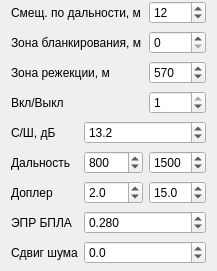
     <widget class="QWidget" name="layoutWidget_3">
      <property name="geometry">
       <rect>
        <x>250</x>
        <y>100</y>
        <width>201</width>
        <height>271</height>
       </rect>
      </property>
      <layout class="QGridLayout" name="gridLayout_ViewMode">
       <property name="topMargin">
        <number>0</number>
       </property>
       <property name="bottomMargin">
        <number>3</number>
       </property>
       <item row="5" column="2">
        <widget class="QSpinBox" name="spinBox_maxDist">
         <property name="font">
          <font>
           <pointsize>9</pointsize>
          </font>
         </property>
         <property name="maximum">
          <number>9999</number>
         </property>
         <property name="singleStep">
          <number>50</number>
         </property>
         <property name="value">
          <number>1500</number>
         </property>
        </widget>
       </item>
       <item row="7" column="0">
        <widget class="QLabel" name="label_24">
         <property name="font">
          <font>
           <pointsize>9</pointsize>
          </font>
         </property>
         <property name="toolTip">
          <string/>
         </property>
         <property name="whatsThis">
          <string>&lt;html&gt;&lt;head/&gt;&lt;body&gt;&lt;p&gt;ЭПР БПЛА&lt;/p&gt;&lt;/body&gt;&lt;/html&gt;</string>
         </property>
         <property name="text">
          <string>ЭПР БПЛА</string>
         </property>
        </widget>
       </item>
       <item row="0" column="2">
        <widget class="QSpinBox" name="spinBox_OffsetView">
         <property name="font">
          <font>
           <pointsize>9</pointsize>
          </font>
         </property>
         <property name="maximum">
          <number>1530</number>
         </property>
         <property name="singleStep">
          <number>6</number>
         </property>
         <property name="value">
          <number>12</number>
         </property>
        </widget>
       </item>
       <item row="8" column="1" colspan="2">
        <widget class="QDoubleSpinBox" name="doubleSpinBox_NoiseLevelShift">
         <property name="font">
          <font>
           <pointsize>9</pointsize>
          </font>
         </property>
         <property name="decimals">
          <number>1</number>
         </property>
         <property name="minimum">
          <double>-100.000000000000000</double>
         </property>
         <property name="value">
          <double>0.000000000000000</double>
         </property>
        </widget>
       </item>
       <item row="6" column="2">
        <widget class="QDoubleSpinBox" name="doubleSpinBox_maxDopler">
         <property name="font">
          <font>
           <pointsize>9</pointsize>
          </font>
         </property>
         <property name="decimals">
          <number>1</number>
         </property>
         <property name="maximum">
          <double>999.000000000000000</double>
         </property>
         <property name="value">
          <double>15.000000000000000</double>
         </property>
        </widget>
       </item>
       <item row="7" column="1" colspan="2">
        <widget class="QDoubleSpinBox" name="doubleSpinBox_ECS_BPLA">
         <property name="font">
          <font>
           <pointsize>9</pointsize>
          </font>
         </property>
         <property name="decimals">
          <number>3</number>
         </property>
         <property name="singleStep">
          <double>0.001000000000000</double>
         </property>
         <property name="value">
          <double>0.280000000000000</double>
         </property>
        </widget>
       </item>
       <item row="6" column="0">
        <widget class="QLabel" name="label_22">
         <property name="maximumSize">
          <size>
           <width>16777215</width>
           <height>23</height>
          </size>
         </property>
         <property name="font">
          <font>
           <pointsize>9</pointsize>
          </font>
         </property>
         <property name="toolTip">
          <string/>
         </property>
         <property name="whatsThis">
          <string>&lt;html&gt;&lt;head/&gt;&lt;body&gt;&lt;p&gt;Границы фильтра по доплеру для записи в лог&lt;/p&gt;&lt;/body&gt;&lt;/html&gt;</string>
         </property>
         <property name="text">
          <string>Доплер</string>
         </property>
        </widget>
       </item>
       <item row="3" column="2">
        <widget class="QSpinBox" name="spinBox_ViewMode">
         <property name="font">
          <font>
           <pointsize>9</pointsize>
          </font>
         </property>
         <property name="maximum">
          <number>1</number>
         </property>
         <property name="value">
          <number>1</number>
         </property>
        </widget>
       </item>
       <item row="5" column="0">
        <widget class="QLabel" name="label_18">
         <property name="maximumSize">
          <size>
           <width>16777215</width>
           <height>23</height>
          </size>
         </property>
         <property name="font">
          <font>
           <pointsize>9</pointsize>
          </font>
         </property>
         <property name="toolTip">
          <string/>
         </property>
         <property name="whatsThis">
          <string>&lt;html&gt;&lt;head/&gt;&lt;body&gt;&lt;p&gt;Границы фильтра по дальности для записи в лог&lt;/p&gt;&lt;/body&gt;&lt;/html&gt;</string>
         </property>
         <property name="text">
          <string>Дальность</string>
         </property>
        </widget>
       </item>
       <item row="4" column="0">
        <widget class="QLabel" name="label_21">
         <property name="maximumSize">
          <size>
           <width>16777215</width>
           <height>23</height>
          </size>
         </property>
         <property name="font">
          <font>
           <pointsize>9</pointsize>
          </font>
         </property>
         <property name="toolTip">
          <string/>
         </property>
         <property name="whatsThis">
          <string>&lt;html&gt;&lt;head/&gt;&lt;body&gt;&lt;p&gt;Порог обнаружения цели&lt;/p&gt;&lt;/body&gt;&lt;/html&gt;</string>
         </property>
         <property name="text">
          <string>С/Ш, дБ</string>
         </property>
        </widget>
       </item>
       <item row="5" column="1">
        <widget class="QSpinBox" name="spinBox_minDist">
         <property name="font">
          <font>
           <pointsize>9</pointsize>
          </font>
         </property>
         <property name="maximum">
          <number>9999</number>
         </property>
         <property name="singleStep">
          <number>50</number>
         </property>
         <property name="value">
          <number>800</number>
         </property>
        </widget>
       </item>
       <item row="2" column="0" colspan="2">
        <widget class="QLabel" name="label_16">
         <property name="font">
          <font>
           <pointsize>9</pointsize>
          </font>
         </property>
         <property name="toolTip">
          <string/>
         </property>
         <property name="whatsThis">
          <string>&lt;html&gt;&lt;head/&gt;&lt;body&gt;&lt;p&gt;Величина зоны режекции в метрах&lt;/p&gt;&lt;/body&gt;&lt;/html&gt;</string>
         </property>
         <property name="text">
          <string>Зона режекции, м</string>
         </property>
        </widget>
       </item>
       <item row="1" column="0" colspan="2">
        <widget class="QLabel" name="label_17">
         <property name="font">
          <font>
           <pointsize>9</pointsize>
          </font>
         </property>
         <property name="toolTip">
          <string/>
         </property>
         <property name="whatsThis">
          <string>&lt;html&gt;&lt;head/&gt;&lt;body&gt;&lt;p&gt;Величина зоны бланкирования сигнала передатчика в метрах&lt;/p&gt;&lt;/body&gt;&lt;/html&gt;</string>
         </property>
         <property name="text">
          <string>Зона бланкирования, м</string>
         </property>
        </widget>
       </item>
       <item row="6" column="1">
        <widget class="QDoubleSpinBox" name="doubleSpinBox_minDopler">
         <property name="font">
          <font>
           <pointsize>9</pointsize>
          </font>
         </property>
         <property name="decimals">
          <number>1</number>
         </property>
         <property name="maximum">
          <double>999.000000000000000</double>
         </property>
         <property name="value">
          <double>2.000000000000000</double>
         </property>
        </widget>
       </item>
       <item row="2" column="2">
        <widget class="QSpinBox" name="spinBox_RejectSize">
         <property name="font">
          <font>
           <pointsize>9</pointsize>
          </font>
         </property>
         <property name="maximum">
          <number>1530</number>
         </property>
         <property name="singleStep">
          <number>6</number>
         </property>
         <property name="value">
          <number>570</number>
         </property>
        </widget>
       </item>
       <item row="3" column="0" colspan="2">
        <widget class="QLabel" name="label_19">
         <property name="font">
          <font>
           <pointsize>9</pointsize>
          </font>
         </property>
         <property name="toolTip">
          <string/>
         </property>
         <property name="whatsThis">
          <string>&lt;html&gt;&lt;head/&gt;&lt;body&gt;&lt;p&gt;Режим работы бланкирования и режекции:&lt;/p&gt;&lt;p&gt;0 - выключен, 1 - включен&lt;/p&gt;&lt;/body&gt;&lt;/html&gt;</string>
         </property>
         <property name="text">
          <string>Вкл/Выкл</string>
         </property>
        </widget>
       </item>
       <item row="4" column="1" colspan="2">
        <widget class="QDoubleSpinBox" name="doubleSpinBox_minSNR">
         <property name="font">
          <font>
           <pointsize>9</pointsize>
          </font>
         </property>
         <property name="decimals">
          <number>1</number>
         </property>
         <property name="minimum">
          <double>-100.000000000000000</double>
         </property>
         <property name="value">
          <double>13.199999999999999</double>
         </property>
        </widget>
       </item>
       <item row="1" column="2">
        <widget class="QSpinBox" name="spinBox_BlankSize">
         <property name="font">
          <font>
           <pointsize>9</pointsize>
          </font>
         </property>
         <property name="maximum">
          <number>1530</number>
         </property>
         <property name="singleStep">
          <number>6</number>
         </property>
        </widget>
       </item>
       <item row="8" column="0">
        <widget class="QLabel" name="label_25">
         <property name="font">
          <font>
           <pointsize>9</pointsize>
          </font>
         </property>
         <property name="toolTip">
          <string/>
         </property>
         <property name="whatsThis">
          <string>&lt;html&gt;&lt;head/&gt;&lt;body&gt;&lt;p&gt;Уменьшение уровня шума&lt;/p&gt;&lt;/body&gt;&lt;/html&gt;</string>
         </property>
         <property name="text">
          <string>Сдвиг шума</string>
         </property>
        </widget>
       </item>
       <item row="0" column="0" colspan="2">
        <widget class="QLabel" name="label_15">
         <property name="minimumSize">
          <size>
           <width>132</width>
           <height>0</height>
          </size>
         </property>
         <property name="font">
          <font>
           <pointsize>9</pointsize>
          </font>
         </property>
         <property name="toolTip">
          <string/>
         </property>
         <property name="whatsThis">
          <string>&lt;html&gt;&lt;head/&gt;&lt;body&gt;&lt;p&gt;Размер смещения по дальности для вывода данных обработки в метрах&lt;/p&gt;&lt;/body&gt;&lt;/html&gt;</string>
         </property>
         <property name="text">
          <string>Смещ. по дальности, м</string>
         </property>
        </widget>
       </item>
      </layout>
     </widget>
